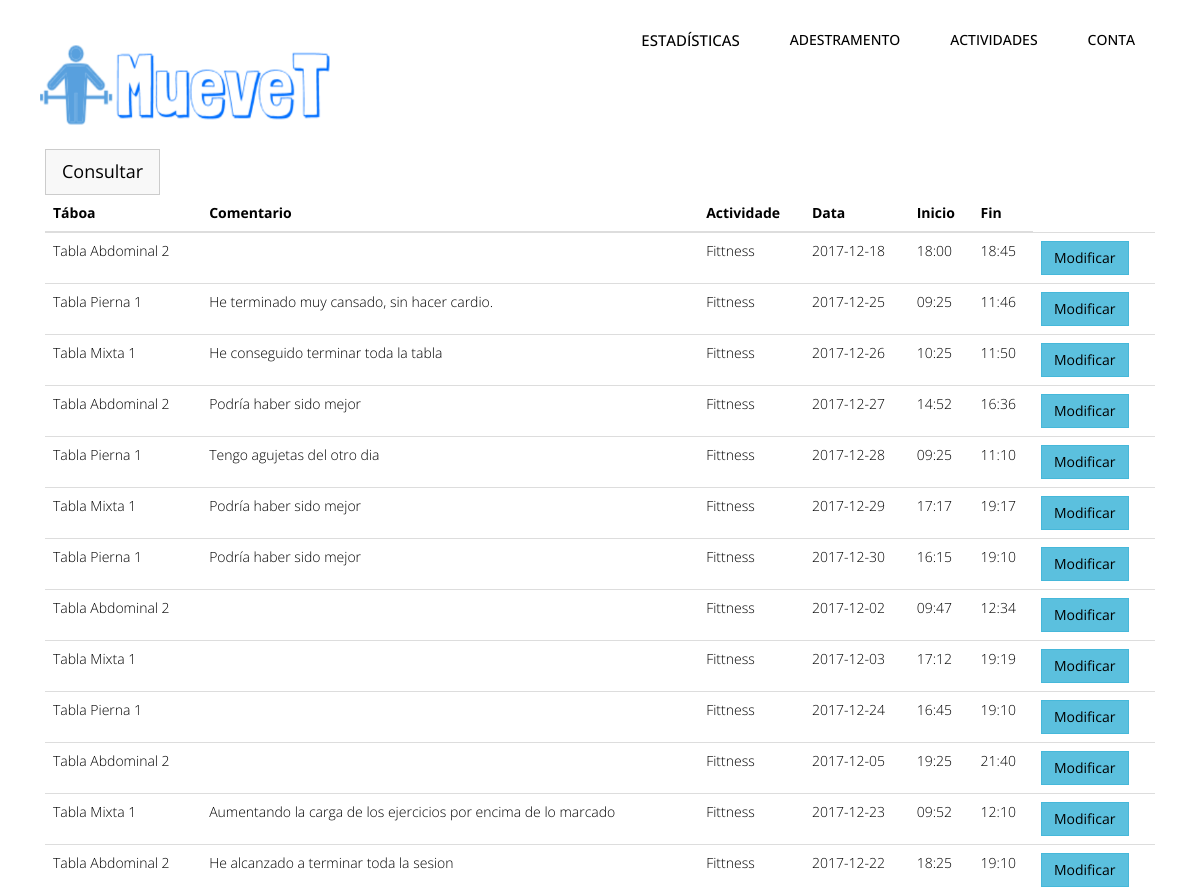
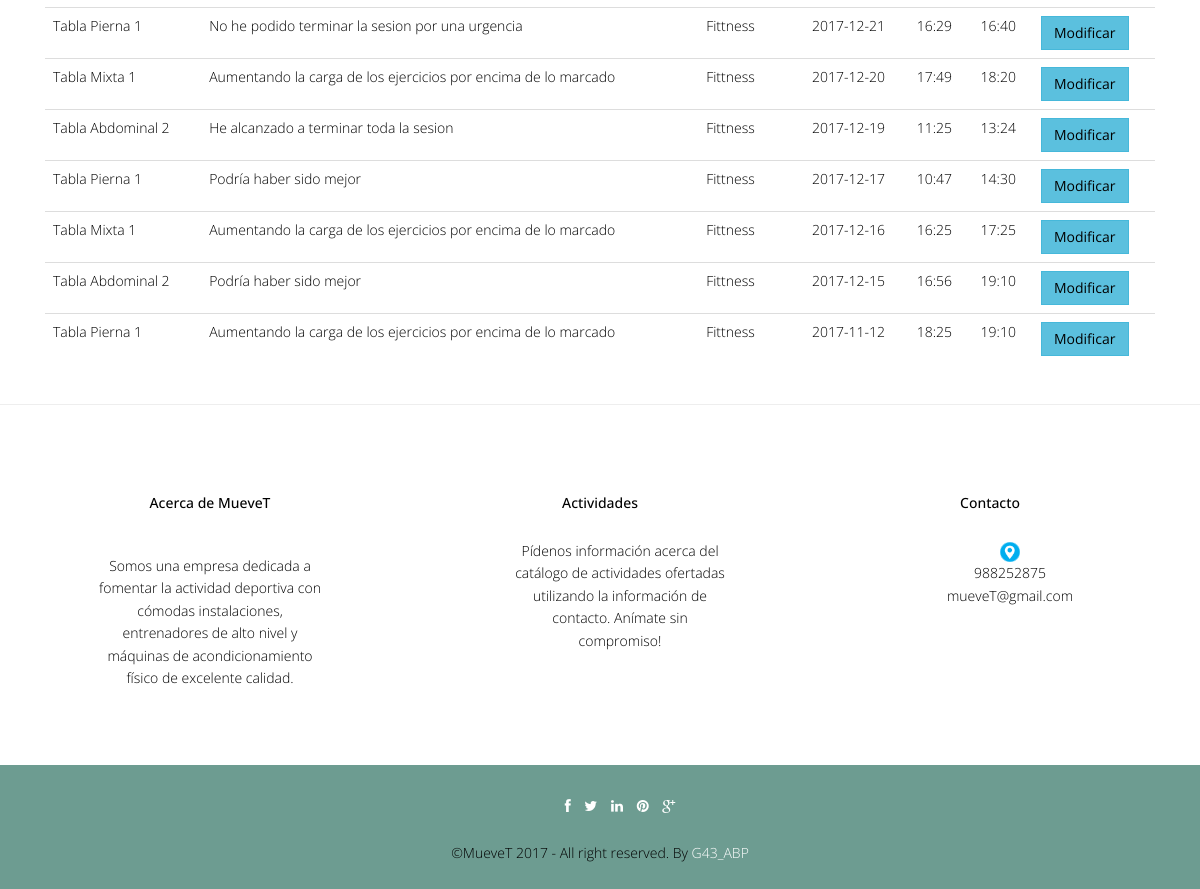
The app's page /abp/Controllers/SESION_Controller.php (signed in) with its own data (2 pictures, top to bottom).
### tables this page shows
CREATE TABLE IF NOT EXISTS `sesion` (
  `idSesion` int(10) NOT NULL,
  `username` varchar(20) NOT NULL,
  `idTabla` int(10) NOT NULL,
  `fechaSesion` date NOT NULL,
  `horaInicio` varchar(5) NOT NULL,
  `horaFin` varchar(5) NOT NULL,
  `comentarioSesion` text,
  `idActividadIndividual` int(10) NOT NULL
);

### abp/Controllers/SESION_Controller.php (called while the page is built, shortened)
<?php
include '../Models/SESION_Model.php';
include '../Views/header.php';
Switch ($_REQUEST['accion']) {
    default:
        if (!tienePermisos('SESION_Listar')) {
            new Mensaje('No tienes los permisos necesarios', '../Views/DEFAULT_Vista.php');
        } else {
            $sesion = new SESION_Model($_SESSION['login'], '', '', '', '', '', '', '');
            $datos = $sesion->Listar();
            new SESION_Listar($datos, 'SESION_Controller.php');
        }
}
?>

### abp/Models/SESION_Model.php (called while the page is built, shortened)
<?php
include '../Functions/LibraryFunctions.php';
class SESION_Model {
    var $mysqli;
    function __construct($userName, $idSesion, $idTabla, $comentarioSesion, $idActividadIndividual, $fecha, $horaInicio, $horaFin) {
        $this->userName = $userName;
    }
    function ConectarBD() {
        $this->mysqli = new mysqli("localhost", "root", "", "muevet");
    }
    function Listar() {
        $sql = "SELECT idSesion, idTabla, comentarioSesion, idActividadIndividual,fechaSesion, horaInicio, horaFin FROM SESION WHERE username ='" . $this->userName . "'";
        if (!($resultado = $this->mysqli->query($sql))) {
            return 'Error en la consulta sobre la base de datos.';
        } else {
            $toret = array();
            $i = 0;
            while ($fila = $resultado->fetch_array()) {
                $toret[$i] = $fila;
                $i++;
            }
            for ($i = 0; $i < count($toret); $i++) {
                $toret[$i]['idTabla'] = $this->ConsultarNombreTabla($toret[$i]['idTabla']);
                $toret[$i]['idActividadIndividual'] = $this->ConsultarNombreActividadIndividual($toret[$i]['idActividadIndividual']);
            }
            return $toret;
        }
    }
    function ConsultarNombreTabla($id) {
        $sql = "SELECT nombreTabla FROM TABLA WHERE idTabla='" . $id . "'";
        if (!($resultado = $this->mysqli->query($sql))) {
            return 'Error en la consulta sobre la base de datos.';
        } else {
            $result = $resultado->fetch_array();
            return $result['nombreTabla'];
        }
    }
    function ConsultarNombreActividadIndividual($id) {
        $sql = "SELECT nombreActividadIndividual FROM ACTIVIDADINDIVIDUAL WHERE idActividadIndividual='" . $id . "'";
        if (!($resultado = $this->mysqli->query($sql))) {
            return 'Error en la consulta sobre la base de datos.';
        } else {
            $result = $resultado->fetch_array();
            return $result['nombreActividadIndividual'];
        }
    }
}
?>

### abp/Views/SESSION_SHOWALL_Vista.php (the view, shortened to what this page needs)
<?php
class SESION_Listar {
    private $datos;
    function __construct($datos, $volver) {
        $this->datos = $datos;
        $this->render();
    }
    function render() {
        ?> <script type="text/javascript" src="../js/<?php echo $_SESSION['IDIOMA'] ?>_validate.js"></script>
        <?php
        $lista = array('idTabla', 'comentarioSesion', 'idActividadIndividual', 'fechaSesion', 'horaInicio', 'horaFin');
        ?>
        <br><br>
        <div class="container">
            <div class="col-lg-12">
                <button type="button" class="btn btn-default btn-lg"><a href='SESION_Controller.php?accion=<?php echo $strings['Consultar']; ?>'><?php echo $strings['Consultar'] ?></a></button>
                <table class="table">
                    <thead class="thead-dark">
                        <tr>
                            <?php
                            foreach ($lista as $titulo) {
                                echo "<th>";
                                echo $strings[$titulo];
                                echo "</th>";
                            }
                            echo "</tr>";
                            echo "</thead>";
                            echo "<tbody>";
                            for ($j = 0; $j < count($this->datos); $j++) {
                                echo "<tr>";
                                foreach ($this->datos [$j] as $clave => $valor) {
                                    for ($i = 0; $i < count($lista); $i++) {
                                        if ($clave === $lista[$i]) {
                                            echo "<td>";
                                            echo $valor;
                                            echo "</td>";
                                        }
                                    }
                                }
                                ?>
                                <td><button type="button" class="btn btn-info"><a href='SESION_Controller.php?idSesion=<?php echo $this->datos[$j]['idSesion'] . '&accion=' . $strings['Modificar']; ?>'><?php echo $strings['Modificar']; ?></a></button></td>
            <?php
        }
        ?>
             </table>
                </div>
            </div>
        <?php
        include '../Views/footer.php';
    }
}
?>

### abp/css/style.css (style rules this page uses)
body { font-family:'Open Sans', Arial, sans-serif; font-size:14px; font-weight:300; line-height:1.6em; color:#000; background-color:#fff; }
.link-list ul,li,a { color:#000; list-style:none; }

### abp/css/overwrite.css (style rules this page uses)
.btn { text-shadow: none; background-image:none; border-color: none; border-bottom-color: none; -webkit-box-shadow: none; -moz-box-shadow: none; box-shadow: none; }
.btn { outline:0; -webkit-border-radius: 0; -moz-border-radius: 0; border-radius: 0; }
.btn-lg { -webkit-border-radius: 0; -moz-border-radius: 0; border-radius: 0; }
.btn-default { color: #333333; background-color: #f8f8f8; }

### records on screen
sesion: fechaSesion "2017-12-18", horaInicio "18:00", horaFin "18:45"
sesion: comentarioSesion "He terminado muy cansado, sin hacer cardio.", fechaSesion "2017-12-25", horaInicio "09:25", horaFin "11:46"
sesion: comentarioSesion "He conseguido terminar toda la tabla", fechaSesion "2017-12-26", horaInicio "10:25", horaFin "11:50"
sesion: comentarioSesion "Podría haber sido mejor", fechaSesion "2017-12-27", horaInicio "14:52", horaFin "16:36"
sesion: comentarioSesion "Tengo agujetas del otro dia", fechaSesion "2017-12-28", horaInicio "09:25", horaFin "11:10"
sesion: comentarioSesion "Podría haber sido mejor", fechaSesion "2017-12-29", horaInicio "17:17", horaFin "19:17"
sesion: comentarioSesion "Podría haber sido mejor", fechaSesion "2017-12-30", horaInicio "16:15", horaFin "19:10"
sesion: fechaSesion "2017-12-02", horaInicio "09:47", horaFin "12:34"
sesion: fechaSesion "2017-12-03", horaInicio "17:12", horaFin "19:19"
sesion: fechaSesion "2017-12-24", horaInicio "16:45", horaFin "19:10"
sesion: fechaSesion "2017-12-05", horaInicio "19:25", horaFin "21:40"
sesion: comentarioSesion "Aumentando la carga de los ejercicios por encima de lo marcado", fechaSesion "2017-12-23", horaInicio "09:52", horaFin "12:10"
sesion: comentarioSesion "He alcanzado a terminar toda la sesion", fechaSesion "2017-12-22", horaInicio "18:25", horaFin "19:10"
sesion: comentarioSesion "No he podido terminar la sesion por una urgencia", fechaSesion "2017-12-21", horaInicio "16:29", horaFin "16:40"
sesion: comentarioSesion "Aumentando la carga de los ejercicios por encima de lo marcado", fechaSesion "2017-12-20", horaInicio "17:49", horaFin "18:20"
sesion: comentarioSesion "He alcanzado a terminar toda la sesion", fechaSesion "2017-12-19", horaInicio "11:25", horaFin "13:24"
sesion: comentarioSesion "Podría haber sido mejor", fechaSesion "2017-12-17", horaInicio "10:47", horaFin "14:30"
sesion: comentarioSesion "Aumentando la carga de los ejercicios por encima de lo marcado", fechaSesion "2017-12-16", horaInicio "16:25", horaFin "17:25"
sesion: comentarioSesion "Podría haber sido mejor", fechaSesion "2017-12-15", horaInicio "16:56", horaFin "19:10"
sesion: comentarioSesion "Aumentando la carga de los ejercicios por encima de lo marcado", fechaSesion "2017-11-12", horaInicio "18:25", horaFin "19:10"

### other values on screen
$strings['Cuenta'] "CONTA"
$strings['Consultar'] "Consultar"
$strings[$titulo] "Táboa"
$strings[$titulo] "Comentario"
$strings[$titulo] "Actividade"
$strings[$titulo] "Data"
$strings[$titulo] "Inicio"
$strings[$titulo] "Fin"
$valor "Tabla Abdominal 2"
$valor "Fittness"
$valor "Tabla Pierna 1"
$valor "Tabla Mixta 1"
